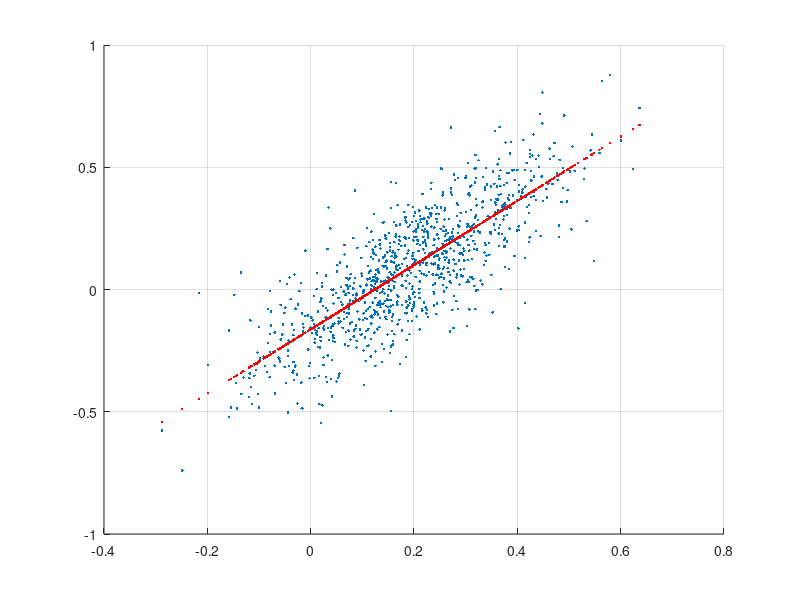

Recreate this plot in MATLAB.
% this script illustrates regression dimension reduction in a simple bivariate case
% see "Risk and Asset Allocation"-Springer (2005), by A. Meucci

clc; close all; clear;

% the invariant X corresponds to the first entry, and the two factors F1 and F2 to the last two entries
Mu=[0.1 0.2];
Sig=[.25 .15];
rho_FX=.8;  

NumSimulations=1000;
%%%%%%%%%%%%%%%%%%%%%%%%%%%%%%%%%%%%%%%%%%%%%%%%%%%%%%%%%%%%%%%%%%%%%%%%%%%%%%%%%%%%%%%%%%%%%%%%%%%%%%%%%%%%%%%%%%%%%%%%%%%%%%%%%%%%%%
Sigma=diag(Sig)*[1 rho_FX ; rho_FX 1]*diag(Sig);

% compute sample: the market X is the first entry, and the two factors F1 and F2 are the last two entries
Y=mvnrnd(Mu,Sigma,NumSimulations);
Simul_XF=Y;%exp(Y);

% compute recovered variables
Expected_Value=mean(Simul_XF)';
Covariance=cov(Simul_XF);

ExpVal_X=Expected_Value(1);
Covariance_X=Covariance(1,1);
ExpVal_F=Expected_Value(2);
Covariance_F=Covariance(2,2);
Covariance_XF=Covariance(1,2);

B=Covariance_XF*inv(Covariance_F);

Recovered_XF=[];
for t=1:NumSimulations
    f=Simul_XF(t,2);
    Z=ExpVal_X+B*(f-ExpVal_F);
    Recovered_XF=[Recovered_XF
        Z f ];
end

%%%%%%%%%%%%%%%%%%%%%%%%%%%%%%%%%%%%%%%%%%%%%%%%%%%%%%%%%%%%%%%%%%%%%%%%%%%%%%%%%%%%%%%%%%%%%%%%%%%%%%%%%%%%%%%%%%
% plots

figure % original variables
% plot random simulations 
hold on
h=plot(Simul_XF(:,2),Simul_XF(:,1),'.');
% plot the recovered variables
hold on
h=plot(Recovered_XF(:,2),Recovered_XF(:,1),'.');
set(h,'color','r');
grid on
